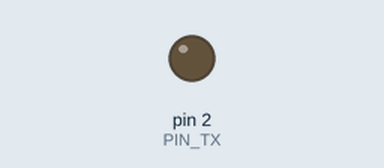
A sketch run on a simulated Arduino Uno, built with avr-gcc and run on an emulated ATmega328P. Shown: output pins drawn as LEDs (lit = HIGH). What the sketch prints to the serial monitor is not drawn.

Above: at 0.14 s.
At 13.85 s:
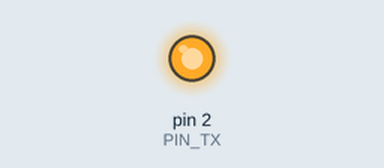
Timing chart, 0 to 14.2 s (numbered marks = the images above):
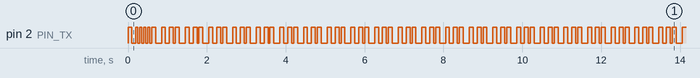

Measured:
- by itself, pin 2 (PIN_TX): moves between LOW and HIGH, repeating every 10.8 s

The sketch:

tx.ino
```cpp
#define PIN_TX 2

//#define bigEndian 1
#define Tb 50
#define Nb 8

const char parity = 'E'; // N, O, E

typedef enum {
  Idle,
  Start,
  Data,
  Parity,
  Stop1,
  Stop2
} State;

void setup() {
  pinMode(PIN_TX, OUTPUT);
  Serial.begin(9600);
  Serial.print("init\n");
  digitalWrite(PIN_TX, HIGH);

  delay(Tb);
  txMachine(true, 0b10101010);
}

void loop() {
  bool canTransmitNewData = txMachine(false, 0x0);
  if (canTransmitNewData) {
    txMachine(true, 0b11001100);
  }
}

/** -- FUNZIONI DELLA LOGICA DEL TRASMETTITORE -- */

/**
@output true se posso ricevere nuovi dati
*/
bool txMachine(bool new_data, int wanted_tx) {
  static State current_state = Idle;
  static int current_bit = 0;
  static long last_tx_time = 0;

  static int data = 0x0;

  if (millis() - last_tx_time < Tb && current_state != Idle) {
    // se lo stato è idle non devo aspettare che passi
    // il tempo di bit precedente, per cui posso procedere
    // direttamente con la macchina di Moore (che si occuperà
    // di iniziare a trasmettere il dato quando richiesto
    // dal chiamante)
    //
    // In tutti gli altri casi, sto trasmettendo, quindi non
    // posso accettare nuovi dati in ingresso -> ritorno false
    return false;
  }
  last_tx_time = millis();
  State future_state = current_state;
  switch (current_state) {
    case Idle:
    	//future_state = Start;
    	//Serial.print("\n");
        if (new_data) {
          data = wanted_tx;
          future_state = Start;
    	  Serial.print("\n");
        }
    	break;

    case Start:
    	transmitBit(0);
    	future_state = Data;
    	current_bit = 0;
    	break;

    case Data:
    	handleDataTx(data, current_bit);
      	current_bit++;
    	if (current_bit == Nb) {
          if (parity == 'N') {
            future_state = Stop1;
          } else {
            future_state = Parity;
          }
    	}
    	break;

    case Parity:
    	handleParity(data);
    	future_state = Stop1;
		break;

    case Stop1:
    	transmitBit(1);
    	future_state = Stop2;
    	break;

    case Stop2:
    	transmitBit(1);
    	future_state = Idle;
    	break;
  }
  current_state = future_state;

  return (current_state == Idle);
}

void transmitBit(int bit) {
  if (bit == 1) {
    digitalWrite(PIN_TX, HIGH);
  } else {
    digitalWrite(PIN_TX, LOW);
  }
  Serial.print(bit);
}

/**
* estrae il bit `numBit` da `data`
* @input int data informazione (binaria) da cui estrarre il bit
* @input int numBit numero di bit da estrarre
* @output int 1 o 0
*/
int extractBit(int data, int numBit) {
  int mask = 0b1 << numBit;
  int res = data & mask;
  if (res > 0) {
    return 1;
  } else {
    return 0;
  }
}

void handleDataTx(int data, int current_bit) {
  #ifdef bigEndian
  int bit = extractBit(data, Nb - current_bit - 1);
  #else
  int bit = extractBit(data, current_bit);
  #endif
  transmitBit(bit);
}

int calculateParity(int data) {
  int p = 0;
  if (parity == 'O') {
    p = 1;
  }
  for (int i = 0; i < Nb; i++) {
    p = p ^ extractBit(data, i);
  }
  return p;
}

void handleParity(int data) {
  if (parity == 'N')
    return;

  transmitBit(calculateParity(data));
}

/** -- FINE METODI PER LA LOGICA DEL TRASMETTITORE -- */
```
